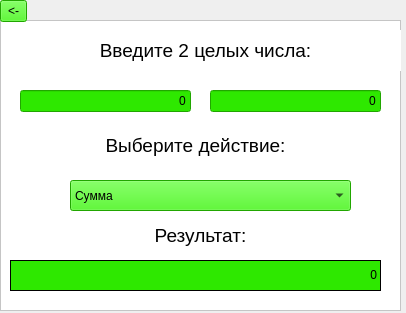
<?xml version="1.0" encoding="UTF-8"?>
<ui version="4.0">
 <class>ZModulesWindow1</class>
 <widget class="QDialog" name="ZModulesWindow1">
  <property name="geometry">
   <rect>
    <x>0</x>
    <y>0</y>
    <width>406</width>
    <height>313</height>
   </rect>
  </property>
  <property name="sizePolicy">
   <sizepolicy hsizetype="Fixed" vsizetype="Fixed">
    <horstretch>0</horstretch>
    <verstretch>0</verstretch>
   </sizepolicy>
  </property>
  <property name="windowTitle">
   <string>Dialog</string>
  </property>
  <widget class="QFrame" name="frame">
   <property name="geometry">
    <rect>
     <x>0</x>
     <y>20</y>
     <width>401</width>
     <height>291</height>
    </rect>
   </property>
   <property name="font">
    <font>
     <pointsize>10</pointsize>
    </font>
   </property>
   <property name="styleSheet">
    <string notr="true">background-color: white</string>
   </property>
   <property name="frameShape">
    <enum>QFrame::StyledPanel</enum>
   </property>
   <property name="frameShadow">
    <enum>QFrame::Raised</enum>
   </property>
   <widget class="QLabel" name="label_3">
    <property name="geometry">
     <rect>
      <x>10</x>
      <y>10</y>
      <width>391</width>
      <height>41</height>
     </rect>
    </property>
    <property name="font">
     <font>
      <pointsize>14</pointsize>
     </font>
    </property>
    <property name="styleSheet">
     <string notr="true"/>
    </property>
    <property name="text">
     <string>Введите 2 целых числа:</string>
    </property>
    <property name="alignment">
     <set>Qt::AlignCenter</set>
    </property>
   </widget>
   <widget class="QLineEdit" name="line_n1">
    <property name="geometry">
     <rect>
      <x>20</x>
      <y>70</y>
      <width>171</width>
      <height>22</height>
     </rect>
    </property>
    <property name="layoutDirection">
     <enum>Qt::LeftToRight</enum>
    </property>
    <property name="styleSheet">
     <string notr="true">background-color: #2EE800;</string>
    </property>
    <property name="text">
     <string>0</string>
    </property>
    <property name="alignment">
     <set>Qt::AlignRight|Qt::AlignTrailing|Qt::AlignVCenter</set>
    </property>
   </widget>
   <widget class="QLineEdit" name="line_n2">
    <property name="geometry">
     <rect>
      <x>210</x>
      <y>70</y>
      <width>171</width>
      <height>22</height>
     </rect>
    </property>
    <property name="styleSheet">
     <string notr="true">background-color: #2EE800;</string>
    </property>
    <property name="text">
     <string>0</string>
    </property>
    <property name="alignment">
     <set>Qt::AlignRight|Qt::AlignTrailing|Qt::AlignVCenter</set>
    </property>
   </widget>
   <widget class="QComboBox" name="operations">
    <property name="geometry">
     <rect>
      <x>70</x>
      <y>160</y>
      <width>281</width>
      <height>31</height>
     </rect>
    </property>
    <property name="styleSheet">
     <string notr="true">background-color: #2EE800;</string>
    </property>
    <item>
     <property name="text">
      <string>Сумма</string>
     </property>
    </item>
    <item>
     <property name="text">
      <string>Разность</string>
     </property>
    </item>
    <item>
     <property name="text">
      <string>Произведение</string>
     </property>
    </item>
    <item>
     <property name="text">
      <string>Частное от деления</string>
     </property>
    </item>
    <item>
     <property name="text">
      <string>Остаток от деления</string>
     </property>
    </item>
   </widget>
   <widget class="QLabel" name="label">
    <property name="geometry">
     <rect>
      <x>10</x>
      <y>110</y>
      <width>371</width>
      <height>31</height>
     </rect>
    </property>
    <property name="font">
     <font>
      <pointsize>14</pointsize>
     </font>
    </property>
    <property name="styleSheet">
     <string notr="true">background-color: white</string>
    </property>
    <property name="text">
     <string>Выберите действие:</string>
    </property>
    <property name="alignment">
     <set>Qt::AlignCenter</set>
    </property>
   </widget>
   <widget class="QLabel" name="label_2">
    <property name="geometry">
     <rect>
      <x>10</x>
      <y>200</y>
      <width>381</width>
      <height>31</height>
     </rect>
    </property>
    <property name="font">
     <font>
      <pointsize>14</pointsize>
     </font>
    </property>
    <property name="text">
     <string>Результат:</string>
    </property>
    <property name="alignment">
     <set>Qt::AlignCenter</set>
    </property>
   </widget>
   <widget class="QLabel" name="result">
    <property name="geometry">
     <rect>
      <x>10</x>
      <y>240</y>
      <width>371</width>
      <height>31</height>
     </rect>
    </property>
    <property name="focusPolicy">
     <enum>Qt::WheelFocus</enum>
    </property>
    <property name="layoutDirection">
     <enum>Qt::LeftToRight</enum>
    </property>
    <property name="styleSheet">
     <string notr="true">background-color: #2EE800;</string>
    </property>
    <property name="frameShape">
     <enum>QFrame::Box</enum>
    </property>
    <property name="text">
     <string>0</string>
    </property>
    <property name="alignment">
     <set>Qt::AlignRight|Qt::AlignTrailing|Qt::AlignVCenter</set>
    </property>
   </widget>
  </widget>
  <widget class="QToolButton" name="pushButton_return">
   <property name="geometry">
    <rect>
     <x>0</x>
     <y>0</y>
     <width>27</width>
     <height>22</height>
    </rect>
   </property>
   <property name="styleSheet">
    <string notr="true">background-color: #2EE800;</string>
   </property>
   <property name="text">
    <string>&lt;-</string>
   </property>
  </widget>
 </widget>
 <resources/>
 <connections/>
</ui>
